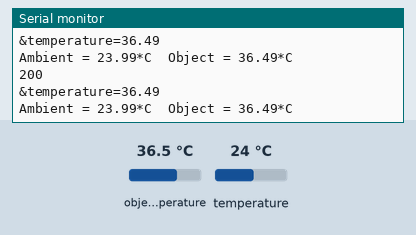
Simulated run of this sketch. Board: ESP8266 (NodeMCU). Shown: the last lines printed to the serial monitor. The inputs (shaded band) are chosen by the test bench; at power-on: object temperature 36.5 °C, temperature 24 °C. WiFi joins after 1.5 s; servers stay silent unless stated; uploads are accepted with an empty reply.

Above: at 3.8 s.
3.9 s: object temperature set to 20 °C
At 4.27 s:
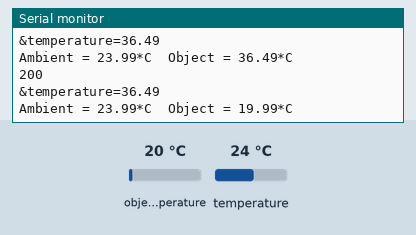
5.4 s: temperature set to 12 °C
At 5.48 s:
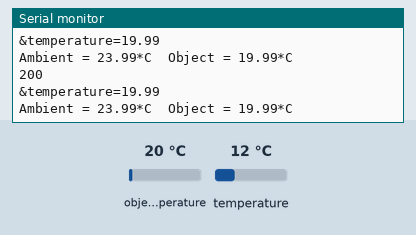
6.9 s: object temperature set to 26 °C
At 7.09 s:
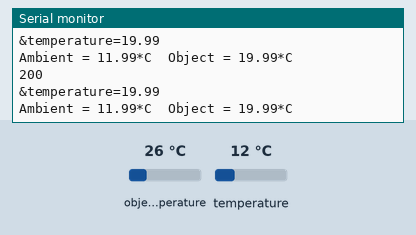
Timing chart, 0 to 9.9 s (numbered marks = the images above; inputs shaded):
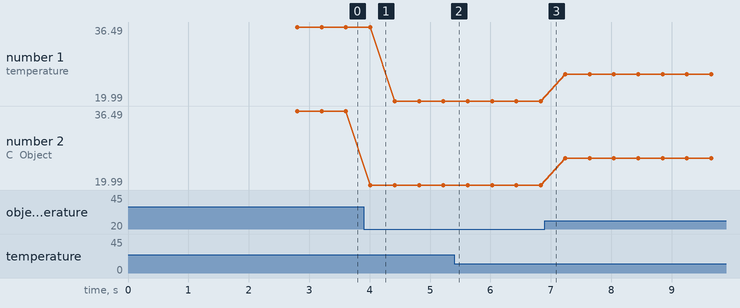

Measured:
- after the input at 3.9 s, the serial monitor: prints a new line after 0.11 s (image 1)
- plotted number 1: 36.49 → 19.99 after the input at 3.9 s, 19.99 → 25.99 after the input at 6.9 s
- plotted number 2: 36.49 → 19.99 after the input at 3.9 s, 19.99 → 25.99 after the input at 6.9 s

The sketch:

nodemcu_client.ino
```cpp
#include <Wire.h>
#include <Adafruit_MLX90614.h>
#include <ESP8266WiFi.h>
#include <WiFiClient.h>
#include <ESP8266WebServer.h>
#include <ESP8266HTTPClient.h>

Adafruit_MLX90614 mlx = Adafruit_MLX90614();
WiFiClient wifiClient;
const char *ssid     = "NDAK WIFI PERAI KO DO";
const char *password = "sayangamak";

//Web/Server address to read/write from
const char *host = "http://192.168.100.87/mlx-data";   //your IP/web server address
//double temperature = 0;
void setup() {
  Serial.begin(9600);
  WiFi.mode(WIFI_OFF);        //Prevents reconnection issue (taking too long to connect)
  delay(1000);
  WiFi.mode(WIFI_STA);        //This line hides the viewing of ESP as wifi hotspot
  WiFi.begin(ssid, password);     //Connect to your WiFi router
  Serial.println("");

  Serial.print("Connecting");
  // Wait for connection
  while (WiFi.status() != WL_CONNECTED) {
    delay(500);
    Serial.print(".");
  }
  //If connection successful show IP address in serial monitor
  Serial.println("");
  Serial.print("Connected to ");
  Serial.println(ssid);
  Serial.print("IP address: ");
  Serial.println(WiFi.localIP());  //IP address assigned to your ESP

  while (!Serial);

  Serial.println("Adafruit MLX90614 test");

  if (!mlx.begin()) {
    Serial.println("Error connecting to MLX sensor. Check wiring.");
    while (1);
  };

  Serial.print("Emissivity = "); Serial.println(mlx.readEmissivity());
  Serial.println("================================================");
}

void loop() {
  String a,t,s,d,postData;
  // ======= insert data ======
  // Declare object of class HTTPClient
  HTTPClient http;
  a = String(mlx.readAmbientTempC());
  t = String(mlx.readObjectTempC());
  s = String(0);
  d = String(0);

  //prepare request
  postData = "temperature=" + t;

  http.begin(wifiClient, host);
  http.addHeader("Content-Type", "application/x-www-form-urlencoded");
  int httpCode = http.POST(postData);
  String payload = http.getString();
  Serial.println(httpCode);
  Serial.println(payload);
  http.end();

  // ======= end insert data ======


   Serial.println("&temperature=" + t);
   Serial.print("Ambient = "); Serial.print(mlx.readAmbientTempC());
//   Serial.print("*C\tObject = "); Serial.print(mlx.readObjectTempC()); Serial.println("*C");
   Serial.print("*C\tObject = " + String(mlx.readObjectTempC())); Serial.println("*C");
   Serial.println("");
   delay(200);
}
```
